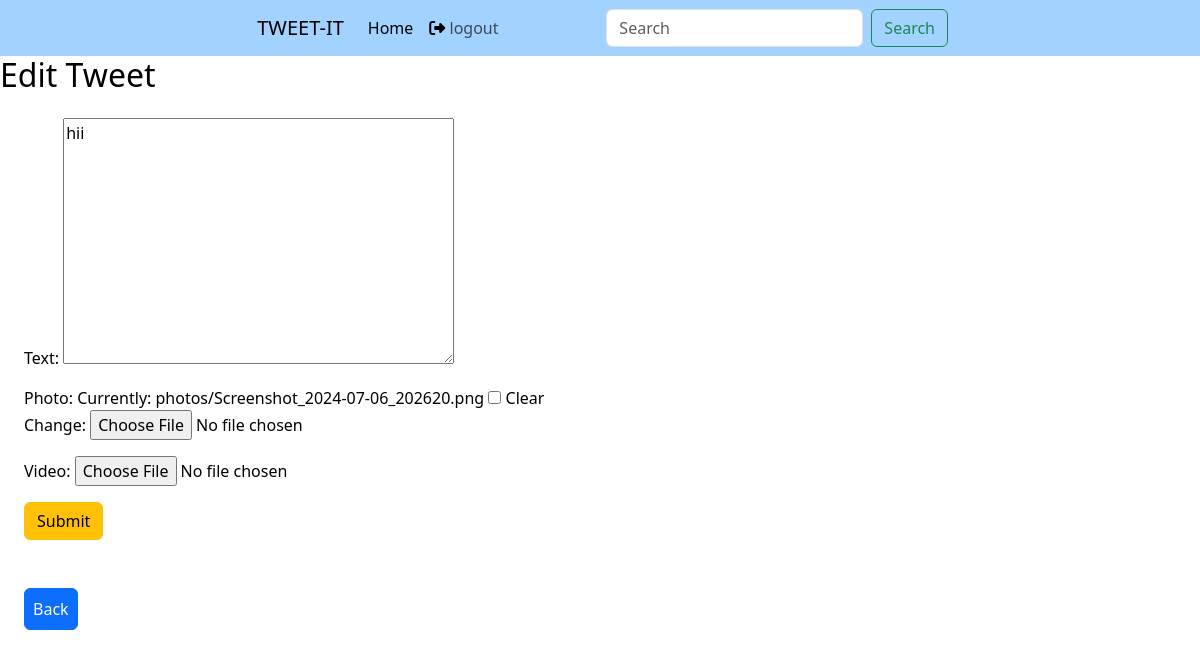
/3/edit/ (signed in), run on an earlier commit of the app's database.
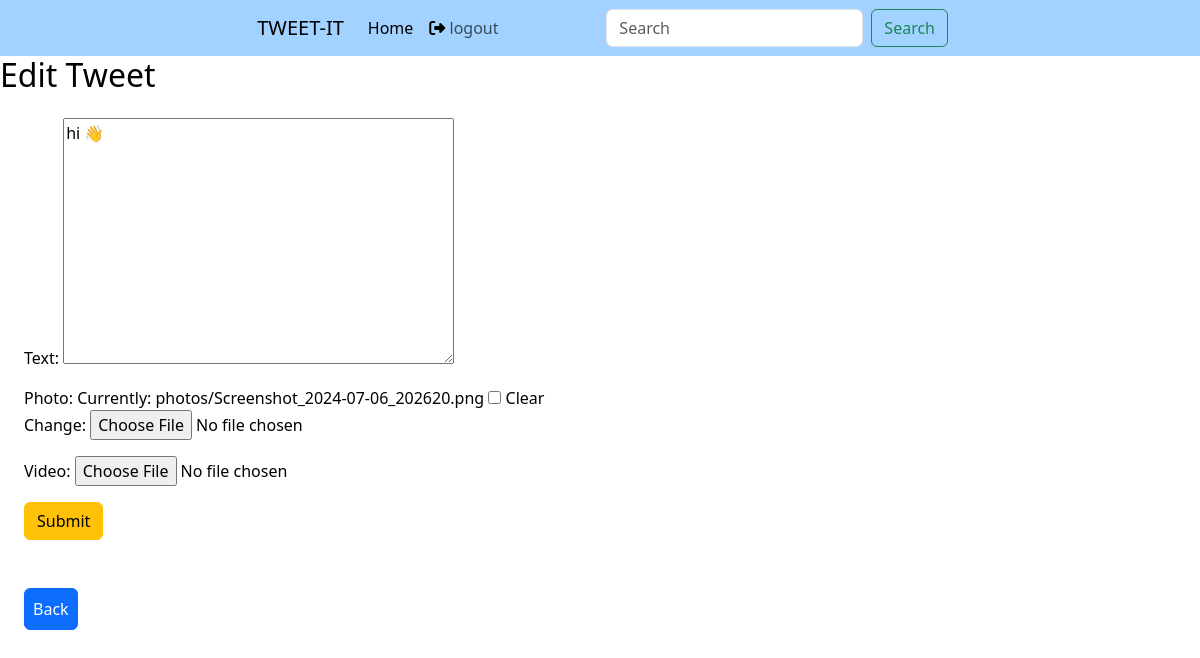
And on a later commit of the database.
### main/models.py (models this page shows, shortened)
class Tweet(models.Model):
    user = models.ForeignKey(settings.AUTH_USER_MODEL, on_delete=models.CASCADE)
    text = models.TextField(max_length=240)
    photo = models.ImageField(upload_to='photos/', null=True, blank=True)
    video = models.FileField(upload_to='videos/', null=True, blank=True)  # Add this line
    created_at = models.DateTimeField(default=timezone.now)
    updated_at = models.DateTimeField(default=timezone.now)
    likes = models.ManyToManyField(User, related_name='liked_tweets', blank=True)
    Follwers = models.ManyToManyField(User,related_name='follwers',blank=True)

### main/views.py (the view)
# urls.py: path('<int:tweet_id>/edit/', views.tweetedit, name='tweetedit'),
@login_required
def tweetedit(request, tweet_id):
    tweet = get_object_or_404(Tweet, pk=tweet_id, user=request.user)
    if request.method == 'POST':
        form = TweetForm(request.POST, request.FILES, instance=tweet)
        if form.is_valid():
            form.save()
            messages.success(request, 'tweet Edited successfully.')
            return redirect('tweetlist')
    else:
        form = TweetForm(instance=tweet)
    return render(request, 'form.html', {'form': form})

### main/forms.py
class TweetForm(forms.ModelForm):
    class Meta:
        model = Tweet
        fields = ['text', 'photo','video']

### main/templates/form.html (shortened to what this page needs)
{% extends 'base.html' %}
{% block start %}
<h2>{% if form.instance.pk %} Edit Tweet {% else %} Create Tweet {% endif %}</h2>
<form method="post" enctype="multipart/form-data" action="{% if form.instance.pk %}{% url 'tweetedit' form.instance.pk %}{% else %}{% url 'tweetcreate' %}{% endif %}" class="form m-4">
    {{ form.as_p }}
    <button class="btn btn-warning" type="submit">Submit</button>
</form>
<a href="{% url 'tweetlist' %}" class="btn btn-primary m-4 p-2">Back</a>
{% endblock %}

What changed in the data, as far as the page shows it:
changed Tweet: text "hii" → "hi 👋"
